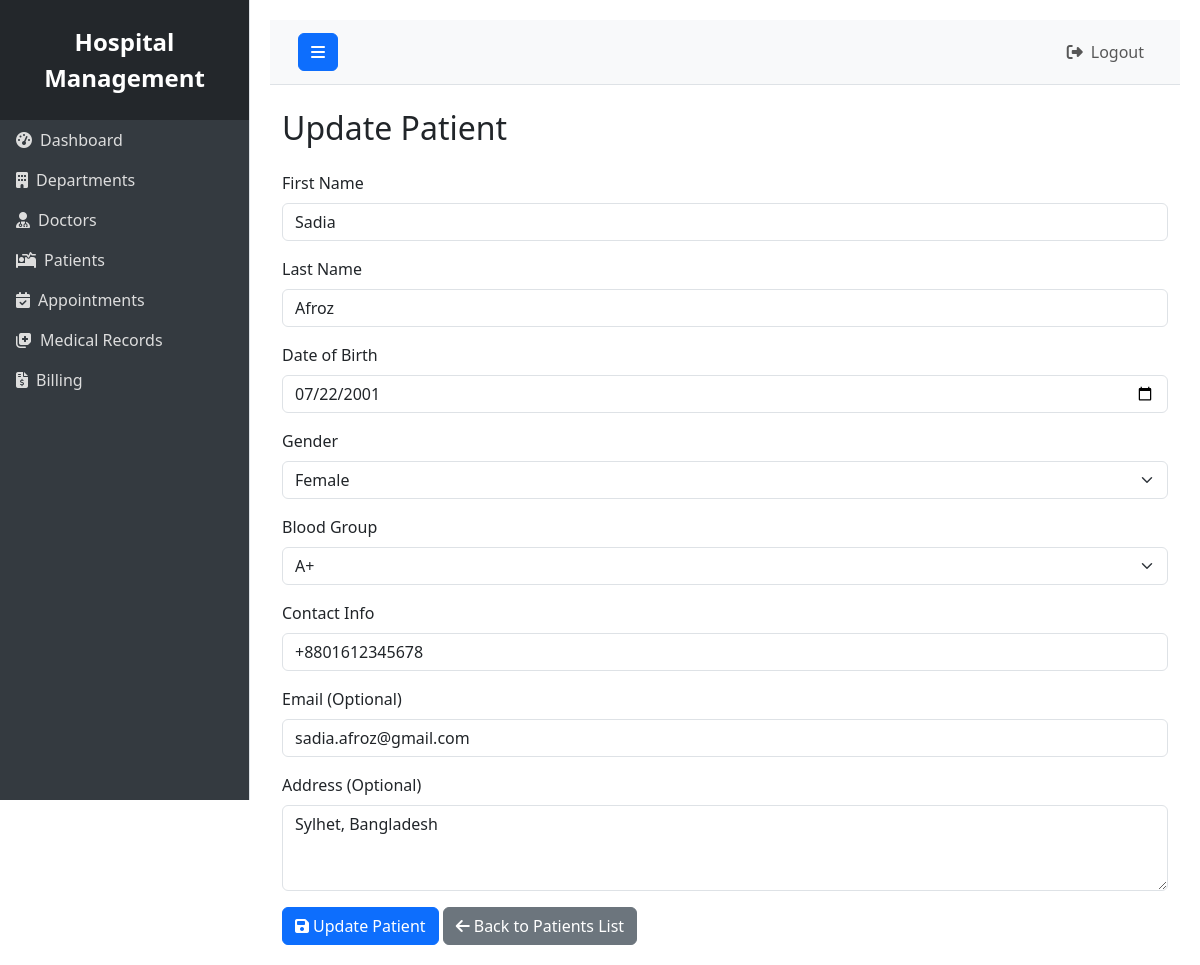
The app's page /patients/update.php?id=2 (signed in) with its own data.
### tables this page shows
CREATE TABLE `Patients` (
  `patient_id` int(11) NOT NULL,
  `first_name` varchar(50) NOT NULL,
  `last_name` varchar(50) NOT NULL,
  `dob` date NOT NULL,
  `gender` enum('Male','Female','Other') NOT NULL,
  `blood_group` enum('A+','A-','B+','B-','AB+','AB-','O+','O-','Unknown') DEFAULT NULL,
  `contact_info` varchar(100) NOT NULL,
  `email` varchar(100) DEFAULT NULL,
  `address` text DEFAULT NULL,
  `created_at` timestamp NOT NULL DEFAULT current_timestamp(),
  `updated_at` timestamp NOT NULL DEFAULT current_timestamp() ON UPDATE current_timestamp()
);

### patients/update.php (the view, shortened to what this page needs)
<?php
include('../includes/header.php');
include('../includes/sidebar.php');
include('../db.php');
$id = $_GET['id'];
$query = "SELECT * FROM Patients WHERE patient_id='$id'";
$result = $conn->query($query);
$patient = $result->fetch_assoc();
?>
<div class="container-fluid mt-4">
    <h2 class="mb-4">Update Patient</h2>
    <form method="post" action="">
        <div class="mb-3">
            <label for="first_name" class="form-label">First Name</label>
            <input type="text" name="first_name" id="first_name" class="form-control" value="<?php echo $patient['first_name']; ?>" required>
        </div>
        <div class="mb-3">
            <label for="last_name" class="form-label">Last Name</label>
            <input type="text" name="last_name" id="last_name" class="form-control" value="<?php echo $patient['last_name']; ?>" required>
        </div>
        <div class="mb-3">
            <label for="dob" class="form-label">Date of Birth</label>
            <input type="date" name="dob" id="dob" class="form-control" value="<?php echo $patient['dob']; ?>" required>
        </div>
        <div class="mb-3">
            <label for="gender" class="form-label">Gender</label>
            <select name="gender" id="gender" class="form-select" required>
                <option value="Female" <?php if($patient['gender'] == 'Female') echo 'selected'; ?>>Female</option>
            </select>
        </div>
        <div class="mb-3">
            <label for="blood_group" class="form-label">Blood Group</label>
            <select name="blood_group" id="blood_group" class="form-select" required>
                <option value="A+" <?php if($patient['blood_group'] == 'A+') echo 'selected'; ?>>A+</option>
            </select>
        </div>
        <div class="mb-3">
            <label for="contact_info" class="form-label">Contact Info</label>
            <input type="text" name="contact_info" id="contact_info" class="form-control" value="<?php echo $patient['contact_info']; ?>" required>
        </div>
        <div class="mb-3">
            <label for="email" class="form-label">Email (Optional)</label>
            <input type="email" name="email" id="email" class="form-control" value="<?php echo $patient['email']; ?>">
        </div>
        <div class="mb-3">
            <label for="address" class="form-label">Address (Optional)</label>
            <textarea name="address" id="address" rows="3" class="form-control"><?php echo $patient['address']; ?></textarea>
        </div>
        <button type="submit" name="update" class="btn btn-primary">
            <i class="fas fa-save me-1"></i>Update Patient
        </button>
        <a href="view_patients.php" class="btn btn-secondary">
            <i class="fas fa-arrow-left me-1"></i>Back to Patients List
        </a>
    </form>
</div>
<?php
include('../includes/footer.php');
?>

### records on screen
patients: first_name "Sadia", last_name "Afroz", dob "07/22/2001", gender "Female", blood_group "A+", contact_info "+8801612345678", email "sadia.afroz@gmail.com", address "Sylhet, Bangladesh"
